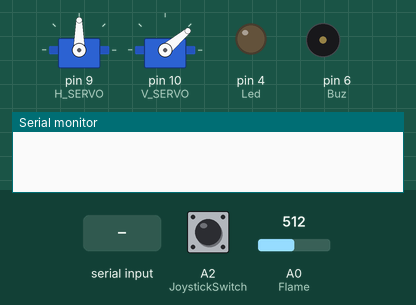
Simulated run of this sketch. Board: Arduino Uno, built with avr-gcc and run on an emulated ATmega328P. Parts: 2 × servo, output pins drawn as LEDs (lit = HIGH), buzzer (waves = sounding), the last lines printed to the serial monitor. The test bench sets the inputs (shaded band); at power-on: A0 (Flame) = 512, A2 (JoystickSwitch) HIGH.

Above: at 2.0 s.
2.1 s: "A\n" received over the second serial link
At 2.34 s:
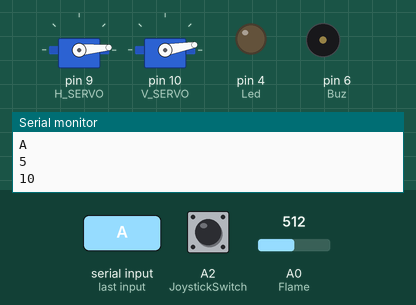
5.1 s: A0 (Flame) set to 466
8.1 s: A0 (Flame) set to 442
At 8.5 s:
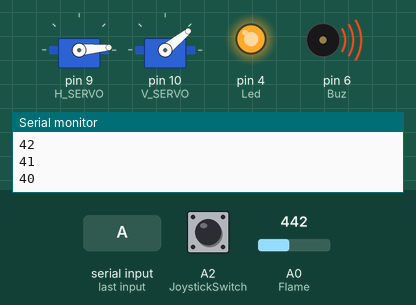
9.6 s: "S90\n" received over the second serial link
At 10.1 s:
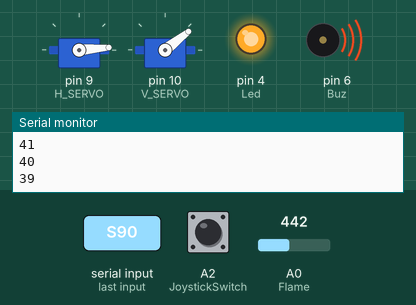
Timing chart, 0 to 12.2 s (numbered marks = the images above; inputs shaded):
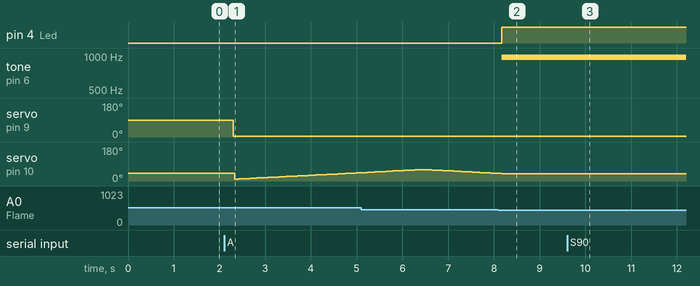

Measured:
- the behaviour switches between 450 and 449 on A0 (Flame) (found by bisection; images 1 and 2)
- after the input at 2.1 s, servo on pin 9 (H_SERVO): 90° → 5° after 0.21 s
- after the input at 8.1 s, pin 4 (Led): LOW → HIGH after 0.07 s; tone on pin 6 (Buz): silent → 977 Hz after 0.07 s; servo on pin 10 (V_SERVO): goes on until 8.2 s, then stays 39°
- after the input at 9.6 s, servo on pin 10 (V_SERVO): 39° → 38° after 0.18 s
- by itself, servo on pin 10 (V_SERVO): rises from 44° to 60° in 1.2 s, then falls to 40° in 1.7 s

The sketch:

Arm_Robot_ino.ino
```cpp
#include <SoftwareSerial.h>
#include <Servo.h>

SoftwareSerial BTSerial(2, 3);
Servo H_SERVO;
Servo V_SERVO;

#define Flame A0
#define DigitalFlame 7
#define JoystickX A3
#define JoystickY A4
#define JoystickSwitch A2
#define Buz 6
#define Led 4

char PreviousMode = ' ';
char CurrentMode = 'M';
char FireButton;
bool On = false;
int FireRate;
int angelX;
int angelY;

void CheckFlame();
void AutomaticMotion();
void JoystickManualMotion();
void ManualMotion();
void CheckMode();

void setup() {
  pinMode(Buz, OUTPUT);
  pinMode(Led, OUTPUT);
  pinMode(DigitalFlame, INPUT);
  pinMode(JoystickSwitch, INPUT);
  digitalWrite(JoystickSwitch, HIGH);
  H_SERVO.attach(9);
  H_SERVO.write(90);
  delay(400);
  V_SERVO.attach(10);
  V_SERVO.write(40);
  delay(400);
  Serial.begin(9600);
  BTSerial.begin(9600);
}

void loop() {
  CheckMode();
}

// Function to check recieved Mode to change between them
void CheckMode() {
    // Check if there is Recieved Bytes by Hc-05
  if (BTSerial.available()) {
    CurrentMode = BTSerial.read();
  }
  //Check if Mode has Changed
  if (CurrentMode != PreviousMode) {
    On = false;  // Stop the current mode
    delay(100);  // Short delay to ensure the current mode stops
    Serial.flush();
    BTSerial.flush();

    PreviousMode = CurrentMode;  // Update previous mode

    switch (CurrentMode) {
      case 'A':
        On = true;
        AutomaticMotion();
        break;
      case 'M':
        On = true;
        ManualMotion();
        break;
      case 'J':
        On = true;
        JoystickManualMotion();
        break;
    }
  }
  delay(50);
}

//Function to check if there is a flame, turn on Alarm System if there is fire and stop movement
void CheckFlame() {
  // Serial.println(map(analogRead(Flame), 0, 1023, 255, 0));

  // Check if Flame under threshold to start Alarm System
  if (analogRead(Flame) < 450) {
    digitalWrite(Led, HIGH);
    // Stop motion until action to stop alarm and continue motion
    while (true) {
      FireRate = map(analogRead(Flame), 0, 1023, 255, 0);
      analogWrite(Buz, FireRate);
      // BTSerial.println(FireRate);
      if (BTSerial.available())
        FireButton = BTSerial.read();
      if ((digitalRead(JoystickSwitch) == LOW && CurrentMode == 'J') ||
          (FireButton == 'S' && (CurrentMode == 'A' || CurrentMode == 'M'))) {
        FireButton = 'Z';
        break;
      }
    }
  }
  else {
    digitalWrite(Led, LOW);
    analogWrite(Buz, LOW);
  }
}

// Function to start Automatic Motion which scan the area in horizontal and vertical movements
void AutomaticMotion() {
  while (On) {
    delay(100);
    for (int i = 5; i <= 175; i += 10) {
      H_SERVO.write(i);
      Serial.println(i);
      delay(30);
      for (int j = 10; j <= 60; j++) {
        V_SERVO.write(j);
        CheckFlame();
        Serial.println(j);
        CheckMode();
        delay(30);
      }
      delay(50);
      for (int j = 60; j >= 10; j--) {
        V_SERVO.write(j);
        CheckFlame();
        Serial.println(j);
        CheckMode();
        delay(30);
      }
    }
    delay(1000);
    for (int i = 175; i >= 5; i -= 10) {
      H_SERVO.write(i);
      Serial.println(i);
      delay(30);
      for (int j = 10; j <= 60; j++) {
        V_SERVO.write(j);
        CheckFlame();
        CheckMode();
        Serial.println(j);
        delay(30);
      }
      delay(50);
      for (int j = 60; j >= 10; j--) {
        V_SERVO.write(j);
        CheckFlame();
        CheckMode();
        Serial.println(j);
        delay(30);
      }
    }
    delay(4000);
  }
}

// Function to Start Manual Motion by Joystick
void JoystickManualMotion() {
  while (On && CurrentMode == 'J') {
    // Maping recieved analog signal from joystick module to specified range for base servo
    angelX = map(analogRead(JoystickX), 0, 1023, 170, 10);
    delay(25);
    // Maping recieved analog signal from joystick module to specified range for arm servo
    angelY = map(analogRead(JoystickY), 0, 1023, 60, 10);
    delay(25);
    if (angelX <= 170 && angelX >= 10) H_SERVO.write(angelX);
    delay(25);
    if (angelY <= 60 && angelY >= 10) V_SERVO.write(angelY);
    delay(25);
    CheckFlame();
    delay(30);
    CheckMode();
    delay(30);
  }
}

// Function to start Manual Motion by App
void ManualMotion() {
  while (On && CurrentMode == 'M') {
    if (BTSerial.available()) {
      String s = BTSerial.readStringUntil('\n');
      if (s.length() == 1) {
        CurrentMode = s.charAt(0);
        Serial.println(CurrentMode);
        break;
      }
      String letter = s.substring(0, 1);
      String numbers = s.substring(1);
      int num = numbers.toInt();
      if (letter.equals("H")) {
        Serial.println(num);
        H_SERVO.write(num);
        delay(30);
      } else if (letter.equals("V")) {
        Serial.println(num);
        V_SERVO.write(num);
        delay(30);
      }
    }
    CheckFlame();
    delay(30);
  }
  CheckMode();
}
```
